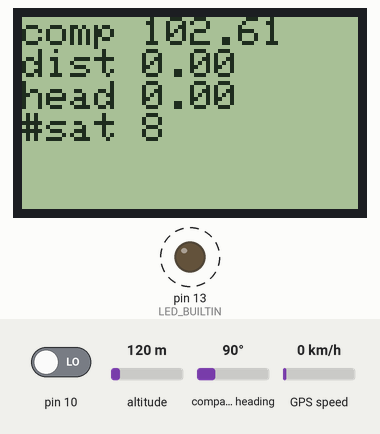
A sketch run on a simulated Arduino Leonardo, built with avr-gcc and run on an emulated ATmega32U4. On the bench: 84×48 one-colour display, output pins drawn as LEDs (lit = HIGH). Dashed ring = blinking. Inputs (shaded band) come from the test bench; at power-on: compass heading 90°, pin 10 LOW, altitude 120 m, GPS speed 0 km/h. The display library's start-up logo is not drawn; the GPS gets a fix after 3 s at 37.7749, -122.4194 with 8 satellites; what the sketch prints to the serial monitor is not drawn.

Above: at 4.2 s.
4.3 s: compass heading set to 7°
At 4.49 s:
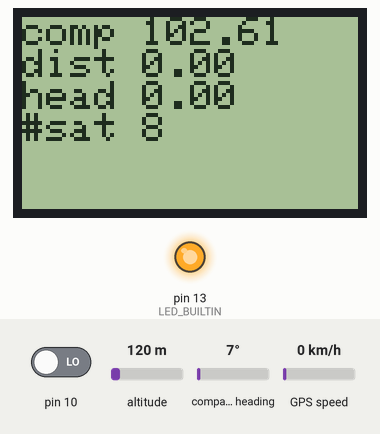
At 5.55 s:
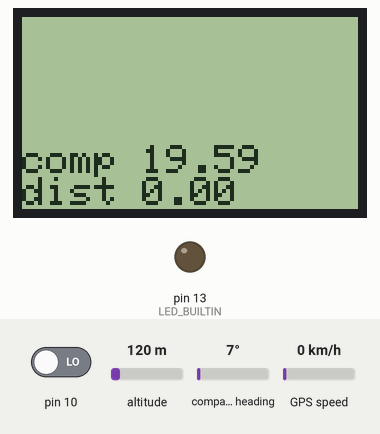
8.1 s: compass heading set to 180°
At 9.0 s:
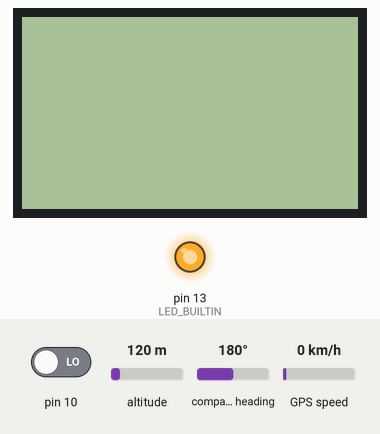
Timing chart, 0 to 23.1 s (numbered marks = the images above; inputs shaded):
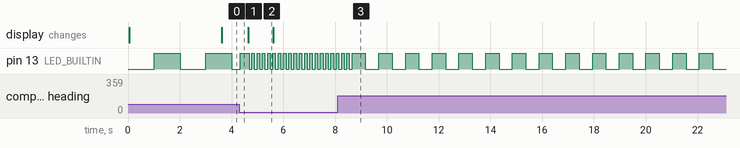

Measured:
- what the display in image 2 shows lasts 1.0 s, from 4.6 s to 5.6 s

The sketch:

micompass.ino
```cpp
#include <SoftwareSerial.h>1
#include "TinyGPS++.h"
#include <Wire.h>
#include <Adafruit_Sensor.h>
#include <Adafruit_HMC5883_U.h>
#include <TimerOne.h>
#include <SPI.h>
#include <Adafruit_GFX.h>
#include <Adafruit_PCD8544.h>

TinyGPSPlus gps;

SoftwareSerial mySerial(6, 7); // RX, TX

// Software SPI (slower updates, more flexible pin options):
// pin 4 - Serial clock out (SCLK)
// pin 3 - Serial data out (DIN)
// pin 2 - Data/Command select (D/C)
// pin 8 - LCD chip select (CS)
// pin 9 - LCD reset (RST)
Adafruit_PCD8544 display = Adafruit_PCD8544(4, 3, 2, 8, 9);

TinyGPSLocation gTargetLocation;
int gLedState = LOW;

/* Assign a unique ID to this sensor at the same time */
Adafruit_HMC5883_Unified mag = Adafruit_HMC5883_Unified(12345);

void setup()
{
  pinMode(10, INPUT);
  pinMode(LED_BUILTIN, OUTPUT);
  mag.begin();

  // Open serial communications to the PC and wait for port to open:
  Serial.begin(57600);
  while (!Serial) {
    ; // wait for serial port to connect. Needed for Leonardo only
  }

  Serial.println("Welcome!");

  // set the data rate for the SoftwareSerial port
  mySerial.begin(9600);

  Timer1.initialize(1000000);
  Timer1.attachInterrupt(blinkLED); // blinkLED to run every 0.15 seconds

  display.begin();
  display.setContrast(50);
  display.display(); // show splashscreen
  delay(500);
  display.clearDisplay();   // clears the screen and buffer
}

volatile unsigned long gDelay = 1000000;

void blinkLED(void)
{
  // Toggle the LED
  if (gLedState == LOW) {
    gLedState = HIGH;
  } else {
    gLedState = LOW;
  }
  digitalWrite(LED_BUILTIN, gLedState);

  Timer1.setPeriod(gDelay);
}

void loop() {
  float heading;
  double courseTo;

  // TODO: error conditions?

  while (mySerial.available() > 0) {
    gps.encode(mySerial.read());
  }

  if(gps.location.isUpdated()) {
    Serial.print("LAT=");  Serial.println(gps.location.lat(), 6);
    Serial.print("LONG="); Serial.println(gps.location.lng(), 6);
    Serial.print("ALT=");  Serial.println(gps.altitude.meters());
    Serial.print("DATE="); Serial.println(gps.date.value());
    Serial.print("TIME="); Serial.println(gps.time.value());
    Serial.print("HDOP="); Serial.println(gps.hdop.value());
    Serial.print("SATS="); Serial.println(gps.satellites.value());

    double distanceM = gps.distanceBetween(
      gps.location.lat(),
      gps.location.lng(),
      gTargetLocation.lat(),
      gTargetLocation.lng()
    );

    courseTo = gps.courseTo(
      gps.location.lat(),
      gps.location.lng(),
      gTargetLocation.lat(),
      gTargetLocation.lng()
    );

    heading = getHeading();

    unsigned long myDelay = ((unsigned long)getDelay(courseTo, heading)) * 1000;

    noInterrupts();
    gDelay = myDelay;
    interrupts();

    Serial.print("DISTANCE="); Serial.println(distanceM);
    Serial.print("COURSE=");   Serial.println(courseTo);
    Serial.print("HEADING=");  Serial.println(heading);
    Serial.print("DELAY=");    Serial.println(myDelay / 1000);
    Serial.println("---------------------------------");
    display.clearDisplay();
    display.setTextSize(1);
    display.setTextColor(BLACK);
    display.print("comp "); display.println(heading);
    display.print("dist "); display.println(distanceM);
    display.print("head "); display.println(courseTo);
    display.print("#sat "); display.println(gps.satellites.value());
    display.display();
  }

  int state = digitalRead(10);
  if (state) {
    Serial.println("Updating target to current loc");
    gTargetLocation = gps.location;
  }

  delay(1);
}

float mod(float a, float n) {
   return a - (floor(a/n) * n);
}

int getDelay(float courseToLoc, float heading) {
  int angleBetween = courseToLoc - heading;
  angleBetween = mod(angleBetween + 180, 360) - 180;
  float delayFactor = abs(angleBetween / 180.0); // Between 0 and 1, 0 = on heading
  return 50 + 500 * delayFactor;
}

float getHeading()
{
  /* Get a new sensor event */
  sensors_event_t event;
  mag.getEvent(&event);

  // Hold the module so that Z is pointing 'up' and you can measure the heading with x&y
  // Calculate heading when the magnetometer is level, then correct for signs of axis.
  float heading = atan2(event.magnetic.y, event.magnetic.x);

  // Once you have your heading, you must then add your 'Declination Angle', which is the 'Error' of the magnetic field in your location.
  // Find yours here: http://www.magnetic-declination.com/
  // Mine is: -13* 2' W, which is ~13 Degrees, or (which we need) 0.22 radians
  // If you cannot find your Declination, comment out these two lines, your compass will be slightly off.
  float declinationAngle = 0.22;
  heading += declinationAngle;

  // Correct for when signs are reversed.
  if(heading < 0)
    heading += 2*PI;

  // Check for wrap due to addition of declination.
  if(heading > 2*PI)
    heading -= 2*PI;

  // Convert radians to degrees for readability.
  float headingDegrees = heading * 180/M_PI;

  return headingDegrees;
}
```
